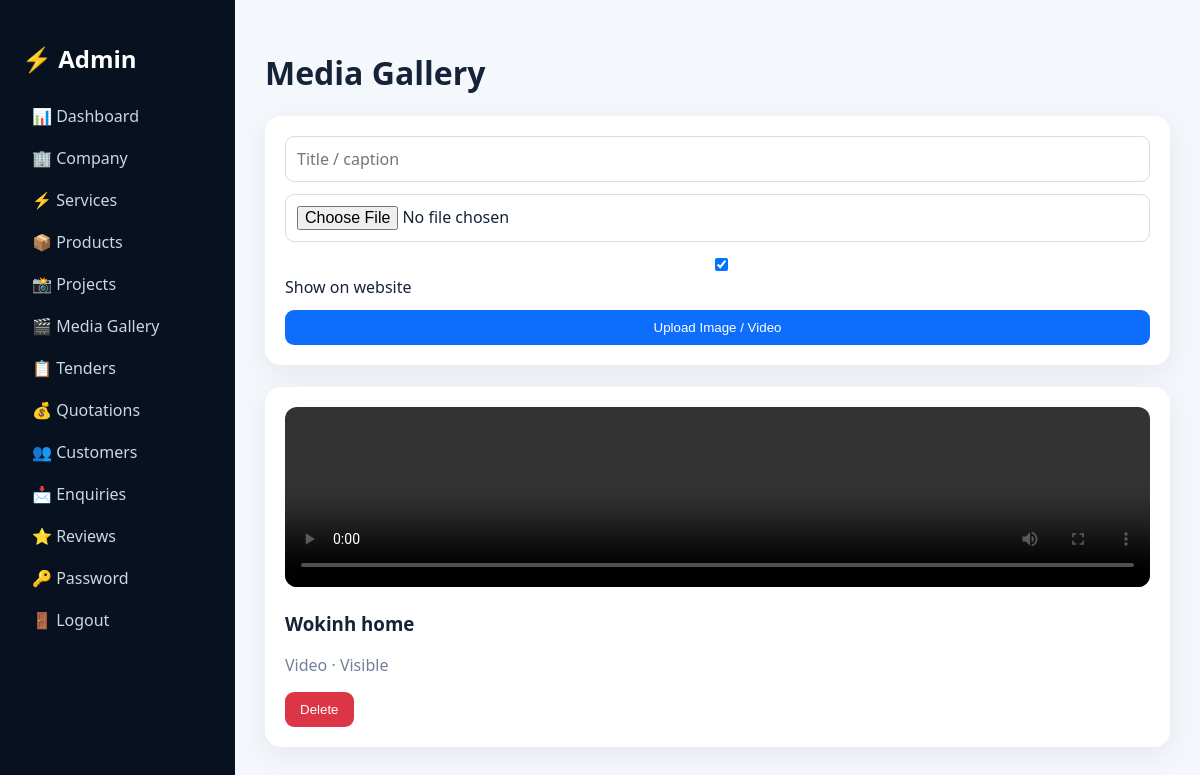
/admin/media (signed in), run on an earlier commit of the app's database.
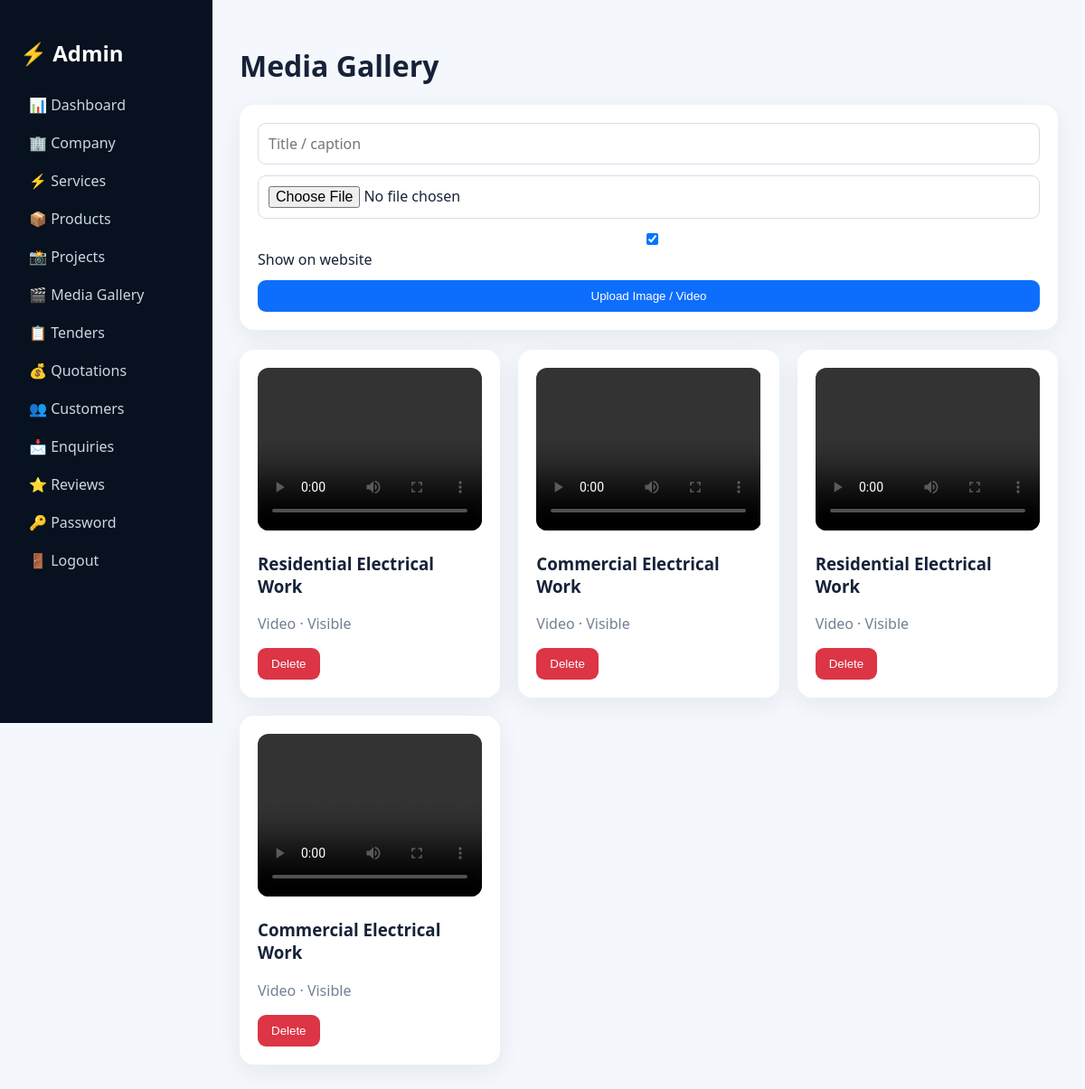
And on a later commit of the database.
### electrical_business_pro/app.py (models this page shows)
class CompanyMedia(db.Model):
 id=db.Column(db.Integer,primary_key=True); title=db.Column(db.String(180),default=''); filename=db.Column(db.String(255),nullable=False); media_type=db.Column(db.String(20),nullable=False); active=db.Column(db.Boolean,default=True); created_at=db.Column(db.DateTime,default=datetime.utcnow)

### electrical_business_pro/app.py (the view, shortened to what this page needs)
@app.route('/admin/media',methods=['GET','POST'])
@auth
def admin_media():
 return render_template('admin/media.html',items=CompanyMedia.query.order_by(CompanyMedia.id.desc()).all())

### electrical_business_pro/app.py (called while the page is built)
def site():
 s=Setting.query.first()
 if not s: s=Setting(); db.session.add(s); db.session.commit()
 return s

@app.context_processor
def globals(): return {'site':site()}

def auth(f):
 @wraps(f)
 def w(*a,**k): return f(*a,**k) if session.get('admin_id') else redirect(url_for('login'))
 return w

### electrical_business_pro/templates/admin/media.html
{% extends 'admin/layout.html' %}{% block admin %}
<h1>Media Gallery</h1>
<div class="card"><form method="post" enctype="multipart/form-data" class="form">
<input name="title" placeholder="Title / caption">
<input name="file" type="file" accept="image/*,video/*" required>
<label><input type="checkbox" name="active" checked> Show on website</label>
<button class="btn">Upload Image / Video</button>
</form></div><br>
<div class="grid">
{% for x in items %}<div class="card">
{% if x.media_type=='image' %}<img class="projectimg" src="{{url_for('static',filename='uploads/'+x.filename)}}">{% else %}<video class="projectimg" controls preload="metadata"><source src="{{url_for('static',filename='uploads/'+x.filename)}}"></video>{% endif %}
<h3>{{x.title or 'Media'}}</h3><p class="muted">{{x.media_type|capitalize}} · {% if x.active %}Visible{% else %}Hidden{% endif %}</p>
<form method="post" action="{{url_for('media_delete',id=x.id)}}"><button class="btn danger">Delete</button></form>
</div>{% else %}<div class="card"><p>No images or videos uploaded yet.</p></div>{% endfor %}
</div>
{% endblock %}

What changed in the data, as far as the page shows it:
removed CompanyMedia: title "Wokinh home", media_type "Video", active "Visible"
added CompanyMedia: title "Residential Electrical Work", media_type "Video", active "Visible"
added CompanyMedia: title "Commercial Electrical Work", media_type "Video", active "Visible"
added CompanyMedia: title "Residential Electrical Work", media_type "Video", active "Visible"
added CompanyMedia: title "Commercial Electrical Work", media_type "Video", active "Visible"
